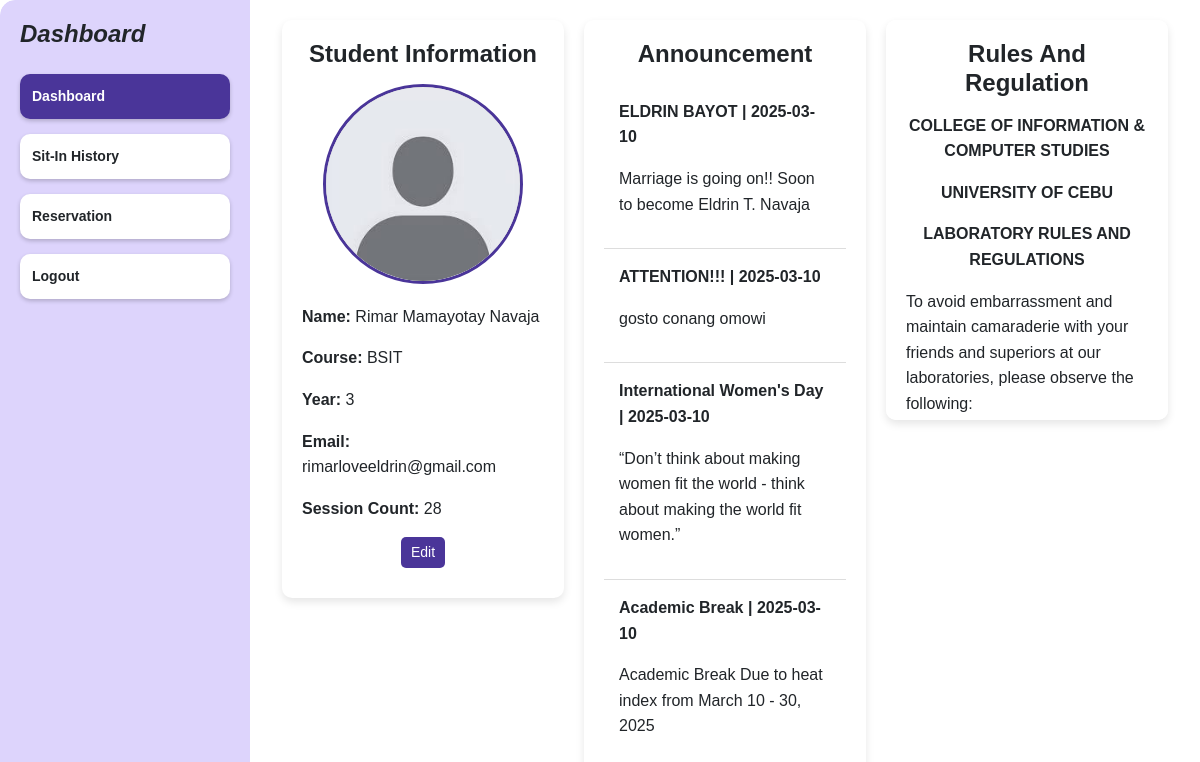
/dashboard (signed in), run on an earlier commit of the app's database.
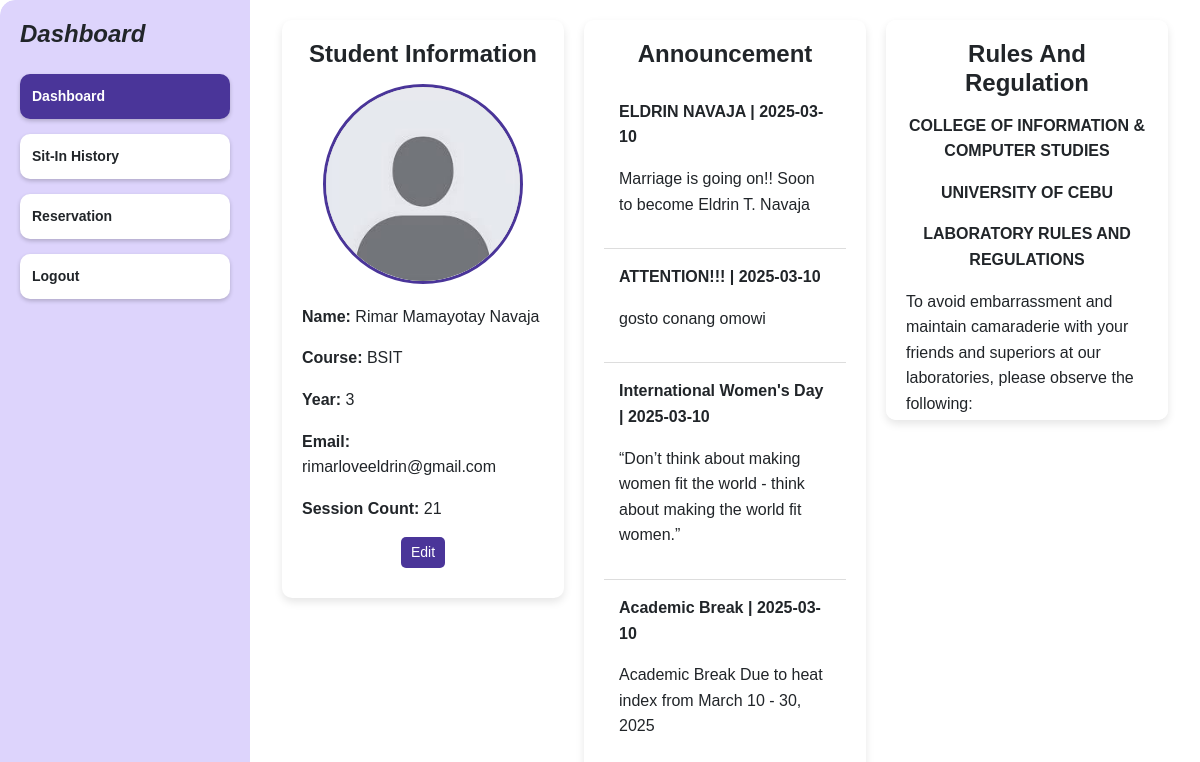
And on a later commit of the database.
### tables this page shows
CREATE TABLE students ( 
idno TEXT PRIMARY KEY,
lastname TEXT NOT NULL,
firstname TEXT NOT NULL,
midname TEXT,
course TEXT NOT NULL,
year_level INTEGER NOT NULL,
email_address TEXT NOT NULL,
username TEXT NOT NULL CHECK (username = idno),
password TEXT NOT NULL,
profile_picture TEXT DEFAULT NULL,
session_count INTEGER DEFAULT 30
);

CREATE TABLE announcements (
    id INTEGER PRIMARY KEY AUTOINCREMENT,
    title TEXT NOT NULL,
    content TEXT NOT NULL,
    created_at TIMESTAMP DEFAULT CURRENT_TIMESTAMP
);

### app.py (the view)
@app.route('/dashboard', methods=['GET'])
@login_required
def dashboard():
    conn = get_db_connection()
    cursor = conn.cursor()
    cursor.execute("""
        SELECT idno, firstname, lastname, midname, course, year_level, email_address, profile_picture, session_count
        FROM students WHERE idno = ?
    """, (session['user_id'],))
    user = cursor.fetchone()
    cursor.execute("SELECT * FROM announcements ORDER BY created_at DESC")
    announcements = cursor.fetchall()
    conn.close()
    if not user:
        flash("User not found!", "danger")
        return redirect(url_for('logout'))
    session['firstname'] = user['firstname']
    session['lastname'] = user['lastname']
    session['session_count'] = user['session_count']
    user_data = {
        "idno": user["idno"],
        "firstname": user["firstname"],
        "lastname": user["lastname"],
        "midname": user["midname"],
        "course": user["course"] or "N/A",  # Default if empty
        "year_level": user["year_level"] or "N/A",  # Default if empty
        "email_address": user["email_address"] or "N/A",  # Default if empty
        "profile_picture": user["profile_picture"] if user["profile_picture"] else None,  # None if not set
        "session_count": user["session_count"] if user["session_count"] else 0
    }
    return render_template('dashboard.html', user=user_data, announcements=announcements)

### app.py (called while the page is built)
def get_db_connection():
    conn = sqlite3.connect('users.db')
    conn.row_factory = sqlite3.Row
    return conn

def login_required(f):
    @wraps(f)
    def decorated_function(*args, **kwargs):
        if 'user_id' not in session:
            flash("Please log in first!", "warning")
            return redirect(url_for('login'))
        return f(*args, **kwargs)
    return decorated_function

@app.after_request
def add_header(response):
    response.headers['Cache-Control'] = 'no-store, no-cache, must-revalidate, post-check=0, pre-check=0, max-age=0'
    response.headers['Pragma'] = 'no-cache'
    response.headers['Expires'] = '-1'
    return response

### templates/dashboard.html (shortened to what this page needs)
{% extends "base.html" %}
{% block content %}
<head>
    <link rel="stylesheet" href="static/styles.css">
    <link href="https://cdn.jsdelivr.net/npm/bootstrap@5.3.0/dist/css/bootstrap.min.css" rel="stylesheet">
</head>
<body>
    <div class="dashboard-container">
        <div class="sidebar">
            <h1 class="dashboard-title">Dashboard</h1>
            <a href="{{ url_for('dashboard') }}" class="menu-btn active">Dashboard</a>
            <a href="{{ url_for('sit_in_history') }}" class="menu-btn">Sit-In History</a>
            <a href="{{ url_for('reserve') }}" class="menu-btn">Reservation</a>
            <a href="{{ url_for('logout') }}" class="menu-btn logout-btn">Logout</a>
        </div>
        <div class="content">
            <div class="container">
                <div class="student-info">
                    <h2>Student Information</h2>
                    <div class="profile-container">
                        {% if user['profile_picture'] %}
                            <img src="{{ url_for('static', filename=user['profile_picture']) }}" alt="Profile Picture" class="profile-pic">
                        {% else %}
                            <img src="{{ url_for('static', filename='default-avatar.jpg') }}" alt="Default Profile Picture" class="profile-pic">
                        {% endif %}
                    </div>
                    <p><strong>Name:</strong> {{ user['firstname'] }} {{ user['midname'] }} {{ user['lastname'] }}</p>
                    <p><strong>Course:</strong> {{ user['course'] }}</p>
                    <p><strong>Year:</strong> {{ user['year_level'] }}</p>
                    <p><strong>Email:</strong> {{ user['email_address'] }}</p>
                    <p><strong>Session Count:</strong> {{ user['session_count'] if user['session_count'] else 30 }}</p>
                    <button class="edit-btn" onclick="openModal()">Edit</button>
                </div>
                <div class="announcement">
                    <h2>Announcement</h2>
                    {% for announcement in announcements %}
                    <div class="announcement-item">
                        <p><strong>{{ announcement['title'] }} | {{ announcement['created_at'][:10] }}</strong></p>
                        <p>{{ announcement['content'] }}</p>
                    </div>
                    {% endfor %}
                </div>
                <div class="rules-regulation" style="width: 100%; max-width: 600px; margin-left: auto; margin-right: auto;">
                    <h2>Rules And Regulation</h2>
                    <center><strong><p>COLLEGE OF INFORMATION & COMPUTER STUDIES</p>
                    <p>UNIVERSITY OF CEBU</p>
                    <p>LABORATORY RULES AND REGULATIONS</p></strong></center>
                    <p>To avoid embarrassment and maintain camaraderie with your friends and superiors at our laboratories, please observe the following:</p>
                </div>
            </div>
        </div>
    </div>
</body>
</html>
{% endblock %}

What changed in the data, as far as the page shows it:
changed students "Rimar": session_count "28" → "21"
changed announcements "Marriage is going on!! Soon to become Eldrin T. Navaja": title "ELDRIN BAYOT" → "ELDRIN NAVAJA"
